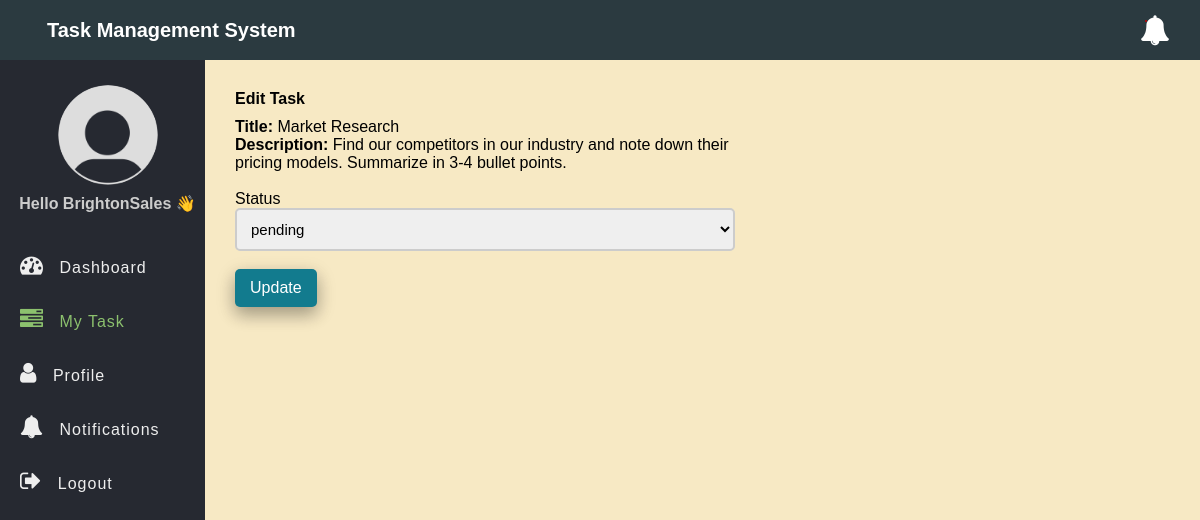
/edit-task-employee.php?id=7 (signed in), run on an earlier commit of the app's database.
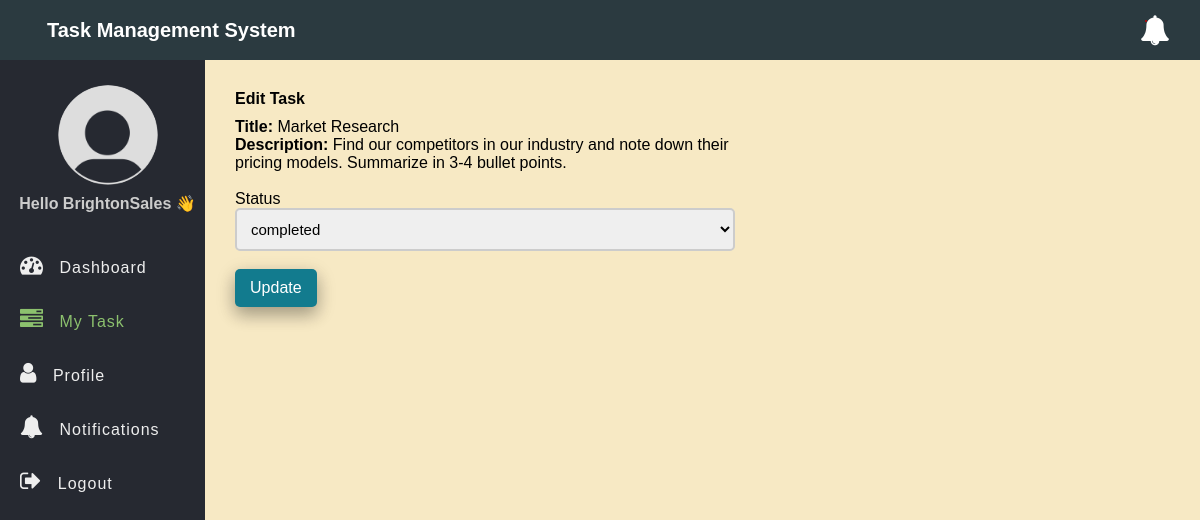
And on a later commit of the database.
### tables this page shows
CREATE TABLE `tasks` (
  `id` int(11) NOT NULL,
  `title` varchar(100) NOT NULL,
  `description` text DEFAULT NULL,
  `assigned_to` int(11) DEFAULT NULL,
  `due_date` date DEFAULT NULL,
  `status` enum('pending','in_progress','completed') DEFAULT 'pending',
  `created_at` timestamp NOT NULL DEFAULT current_timestamp()
);

### app/Model/Task.php (called while the page is built, shortened)
<?php
function get_task_by_id($conn, $id){
	$sql = "SELECT * FROM tasks WHERE id =? ";
	$stmt = $conn->prepare($sql);
	$stmt->execute([$id]);
	if($stmt->rowCount() > 0){
		$task = $stmt->fetch();
	}else $task = 0;
	return $task;
}

### edit-task-employee.php (the view, shortened to what this page needs)
<?php
if (isset($_SESSION['role']) && isset($_SESSION['id']) && $_SESSION['role'] == "employee") {
    include "DB_connection.php";
    include "app/Model/Task.php";
    include "app/Model/User.php";
    $id = $_GET['id'];
    $task = get_task_by_id($conn, $id);
 ?>
<!DOCTYPE html>
<html>
<head>
	<link rel="stylesheet" href="https://stackpath.bootstrapcdn.com/font-awesome/4.7.0/css/font-awesome.min.css">
	<link rel="stylesheet" href="css/style.css">
</head>
<body>
	<?php include "inc/header.php" ?>
	<div class="body">
		<?php include "inc/nav.php" ?>
		<section class="section-1">
			<h4 class="title">Edit Task </h4>
			<form class="form-1"
			      method="POST"
			      action="app/update-task-employee.php">
				<div class="input-holder">
					<p><b>Title: </b><?=$task['title']?></p>
				</div>
				<div class="input-holder">
					<p><b>Description: </b><?=$task['description']?></p>
				</div><br>
            <div class="input-holder">
					<lable>Status</lable>
					<select name="status" class="input-1">
						<option
						      <?php if( $task['status'] == "pending") echo"selected"; ?> >pending</option>
						<option <?php if( $task['status'] == "completed") echo"selected"; ?>>completed</option>
					</select><br>
				</div>
				<button class="edit-btn">Update</button>
			</form>
		</section>
	</div>
</body>
</html>
<?php }else{
   $em = "First login";
   header("Location: login.php?error=$em");
   exit();
}
 ?>

What changed in the data, as far as the page shows it:
changed tasks "Market Research": status "pending" → "completed"
